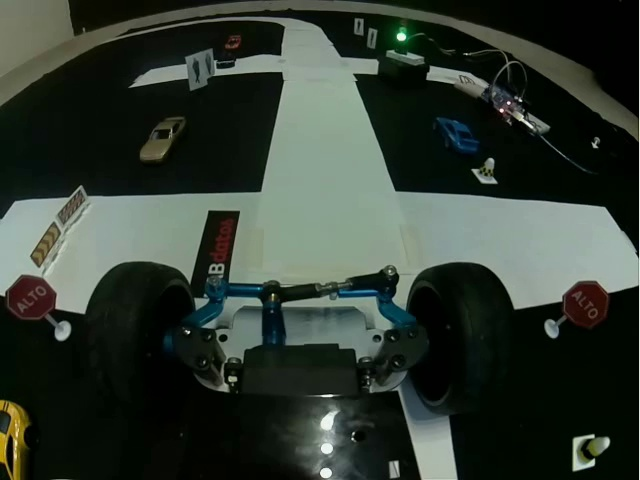
#> input picture all_frames/stop_test_frame106.jpg, 640 x 480 px, given in place of altos_semaforos.mp4, which was not available
$ jupyter execute --allow-errors SDC11_actividad3_Badillo_Casanova.ipynb   (text cells are left out)
#> lines starting #> are read from the running program, lines starting #| are printed output that depends on the picture; after the words box and inside, x2 and y2 are one past the last pixel; in counts of white or black regions, pixels touching at a corner belong together; pictures that were not available may be replaced by others from this repository, and a replacement may not be noted
[cell 1]
import matplotlib.pyplot as plt
import numpy as np
import cv2 as cv
import pandas as pd
import time

[cell 2]
file = 'videos/altos_semaforos.mp4'

[cell 3]
#cascades
stop_cascade = cv.CascadeClassifier('datos/Stopsign_HAAR_19Stages.xml')
trafficLight_cascade = cv.CascadeClassifier('datos/TrafficLight_HAAR_16Stages.xml')

[cell 4]
def hsv_convert(image):
    return cv.cvtColor(image, cv.COLOR_BGR2HSV)

[cell 5]
#definimos una función que retorne la mascara para el color verde
def green_finder(image):

    lower_green = np.array([34, 50, 232]) # 39, 50, 83
    upper_green = np.array([82, 255, 255])#91, 255, 255

    img_hsv = hsv_convert(image)
    mask_green = cv.inRange(img_hsv, lower_green, upper_green)

    return mask_green

[cell 6]
#definimos una función que retorne la mascara para el color amarillo
def yellow_finder(image):

    lower_green = np.array([12, 43, 232])
    upper_green = np.array([53, 255, 255])

    img_hsv = hsv_convert(image)
    mask = cv.inRange(img_hsv, lower_green, upper_green)
    mask_green = mask

    return mask_green

[cell 7]
#definimos una función que retorne la mascara para el color rojo
def red_finder(image):#
    lower_red1 = np.array([0,9,237])#0,65,100 older 0, 100, 100
    upper_red1 = np.array([5,255,255]) #5,255,255
    lower_red2 = np.array([170,9,237]) #170,100,100
    upper_red2 = np.array([180,255,255]) #180,255,255

    img_hsv = hsv_convert(image)#

    mask1 = cv.inRange(img_hsv, lower_red1, upper_red1)
    mask2 = cv.inRange(img_hsv, lower_red2, upper_red2)

    mask_red = cv.add(mask1, mask2)

    return mask_red

[cell 8]
def detector_altos(image):

    #convertir a escala de grises la imagen
    img_grey = cv.cvtColor(image, cv.COLOR_BGR2GRAY)

    #encontrar altos en las imágenes
    alto = stop_cascade.detectMultiScale(img_grey,
                                         scaleFactor=1.18,
                                         minNeighbors=5,
                                         minSize=(30, 30),
                                         flags = cv.CASCADE_SCALE_IMAGE)

    return alto

[cell 9]
def altos_printer(image):
    label = 'alto'

    alto = detector_altos(image)

    for (x,y,w,h) in alto: #dibuja un rectangulo por cada alto que encuentre y pone etiqueta
        cv.rectangle(image, (x,y), (x+w,y+h), (255,0,0), 2)
        Y = y - 15 if y - 15 > 15 else y + 15
        cv.putText(image, label, (x, Y), cv.FONT_HERSHEY_SIMPLEX, 0.5, (0, 0, 255), 2, cv.LINE_AA)

#    return cv.cvtColor(image, cv.COLOR_BGR2RGB)    #regresa la imagen dibujada

[cell 10]
def altos_check(image):
    alto_find = False
    alto = detector_altos(image)
    for (x,y,w,h) in alto: #dibuja un rectangulo por cada alto que encuentre y pone etiqueta
        alto_find = True

    return alto_find

[cell 11]
def circle_finder(img):
    circles = cv.HoughCircles(img, cv.HOUGH_GRADIENT, 1, 30, param1 = 50, param2 = 5, minRadius = 0, maxRadius = 30)
    return circles

[cell 12]
def print_circle(image, color_mask, label, gamma):

    #Estética de escritura
    font = cv.FONT_HERSHEY_SIMPLEX
    region = 5

    #Circulos
    circles = circle_finder(color_mask)

    #Entra si existe un circulo
    if circles is not None:

        circles = np.uint16(np.around(circles))
        print('In print_circle() color', label)

        #Para cada circulo
        for i in circles[0, :]:
            pixel_value = 0.0
            n = 0.0
            check = False

            for j in range(-region, region):
                for k in range(-region, region):
                    #print('region:', region)
                    #print('pixel_value:', pixel_value)
                    try:
                        pixel_value += color_mask[i[1]+j, i[0]+k]

                    except:
                        print('In print_circle() data in bound')

                    n += 1

            if pixel_value/n > gamma:
                print('In print_circle() passed gamma at:', pixel_value/n )
                cv.circle(image, (i[0], i[1]), i[2]+10, (0,255,0), 2)
                cv.putText(image, label, (i[0]-i[2], i[1]-i[2]-10), font, 1, (0, 255, 0), 2, cv.LINE_AA)

    return cv.cvtColor(image, cv.COLOR_BGR2RGB)

[cell 13]
video = cv.VideoCapture(file)
count = 1
stopCheck = False

cv.startWindowThread()

# font
font = cv.FONT_HERSHEY_SIMPLEX
# org
org = (50, 50)
fontScale = 1
# azul
color = (255, 0, 0)
thickness = 2

while(video.isOpened()):

    ret, frame = video.read()
#> frame is the input picture: shape (480, 640, 3); mean B, G, R 50.5, 59.5, 49.9
    alto = frame.shape[0]
#> alto = 480
    ancho = frame.shape[1]
#> ancho = 640
    ratio = 0.8
    frame = cv.resize(frame, ( int(ancho*ratio) , int(alto*ratio) ), interpolation=cv.INTER_NEAREST )
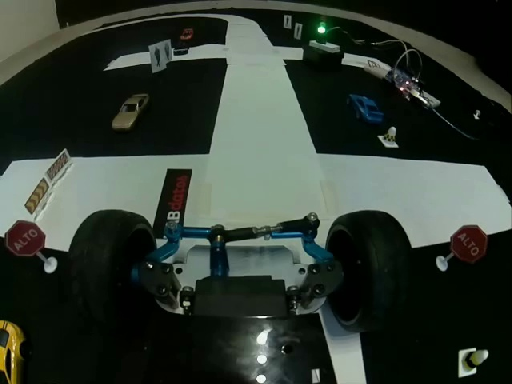
#> frame: shape (384, 512, 3); mean B, G, R 50.2, 59.2, 49.6

    if ret:
        #PRINT numero de frame
        print('In frame:', count)


        #deteccion de semadoro en VERDE
        green_mask = green_finder(frame)
#> in hsv_convert, `return cv.cvtColor(image, cv.COLOR_BGR2HSV)`: returned value: shape (384, 512, 3); mean H, S, V 59.7, 127.9, 60
#> in green_finder, `mask_green = cv.inRange(img_hsv, lower_green, upper_green)`:
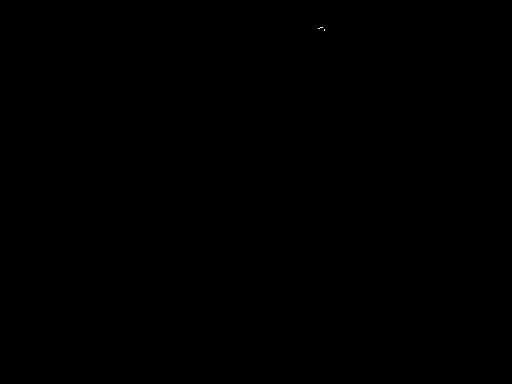
#> mask_green: shape (384, 512); 0% white in thin lines or dots, all inside (x1, y1, x2, y2) = (318, 27, 325, 31)
        semaforo_verde = print_circle(frame, green_mask, 'Verde', 20)
#> in circle_finder, `circles = cv.HoughCircles(img, cv.HOUGH_GRADIENT, 1, 30, param1 = 50, ..`: circles = None
        RGB_fix = cv.cvtColor(semaforo_verde, cv.COLOR_BGR2RGB)


        #deteccion de semadoro en ROJO
        red_mask = red_finder(frame)
#> in red_finder, `mask1 = cv.inRange(img_hsv, lower_red1, upper_red1)`: mask1: shape (384, 512); 0% white in thin lines or dots, all inside (x1, y1, x2, y2) = (400, 88, 403, 90)
#> in red_finder, `mask2 = cv.inRange(img_hsv, lower_red2, upper_red2)`: mask2: shape (384, 512); every value is 0
        semaforo_rojo = print_circle(frame, red_mask, 'Rojo', 29)
        RGB_fix = cv.cvtColor(semaforo_rojo, cv.COLOR_BGR2RGB)


        #deteccion de semadoro en AMARILLO
        yellow_mask = yellow_finder(frame)
#> in yellow_finder, `mask = cv.inRange(img_hsv, lower_green, upper_green)`: mask: shape (384, 512); 0.01% white in thin lines or dots, all inside (x1, y1, x2, y2) = (12, 346, 15, 367)
        semaforo_amarillo = print_circle(frame, yellow_mask, 'Amarillo', 20)
        RGB_fix = cv.cvtColor(semaforo_amarillo, cv.COLOR_BGR2RGB)


        #detección de altos con numero de frame en esquina
        #print('altos_check()', altos_check(frame))
        #Detiene 3 segundos el video si encuentra el alto
        if stopCheck == False:
            if altos_check(frame):
#> in detector_altos, `img_grey = cv.cvtColor(image, cv.COLOR_BGR2GRAY)`:
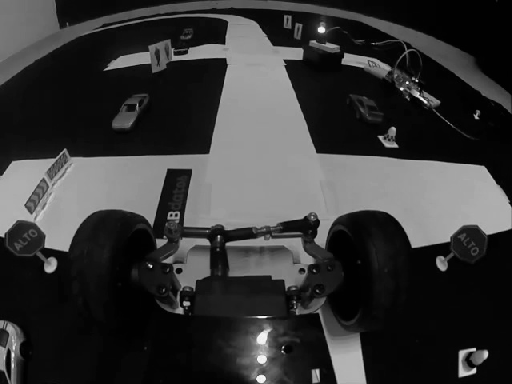
#> img_grey: shape (384, 512); min 0, max 251, mean 55.3
#> in detector_altos, `alto = stop_cascade.detectMultiScale(img_grey, scaleFactor=1.18, minNe..`: alto = ()
                time.sleep(3)
                stopCheck = True

        altos_printer(frame)
        frame = cv.putText(frame, str(count), org, font, fontScale, color, thickness, cv.LINE_AA)
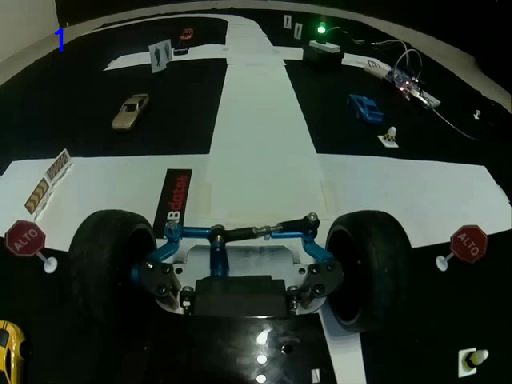
#> frame: shape (384, 512, 3); 0.07% of pixels changed, all inside (x1, y1, x2, y2) = (54, 28, 64, 53)
        count +=1
        cv.imshow("video con altos", frame)

        time.sleep(0.002)

        if cv.waitKey(1) & 0xFF == ord('q'):
#> (key q is pressed here)
            print('q')
            break

cv.waitKey(5000)

cv.waitKey(1)

cv.destroyAllWindows()

video.release()

cv.waitKey(1)
#> Out = 113

[cell 14]
img_file = 'all_frames/stop_test_frame180.jpg'

[cell 15]
img_stop_test = cv.imread(img_file, cv.COLOR_BGR2RGB)
#> (the rest of this cell did not finish here and is left out)

[cell 16]
img_stop_test = cv.imread(img_file, cv.COLOR_BGR2RGB)
#> (the rest of this cell did not finish here and is left out)

[cell 17]
#Captura todas las frames del video
vidcap = cv.VideoCapture(file)
success,image = vidcap.read()
count = 0
while success:
    cv.imwrite("all_frames/stop_test_frame%d.jpg" % count, image)     # save frame as JPEG file
    success,image = vidcap.read()
    print('Read a new frame: ', success)
#| Read a new frame:  True
    count +=1

$ run again, on all_frames/stop_test_frame11.jpg
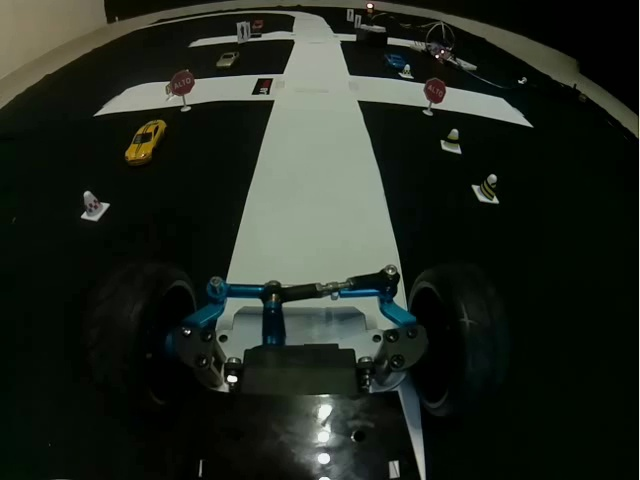
#> input picture all_frames/stop_test_frame11.jpg, 640 x 480 px, given in place of altos_semaforos.mp4, which was not available
#> frame is the input picture: shape (480, 640, 3); mean B, G, R 32.1, 40.5, 34.2
#> `frame = cv.resize(frame, ( int(ancho*ratio) , int(alto*ratio) ), inter..`:
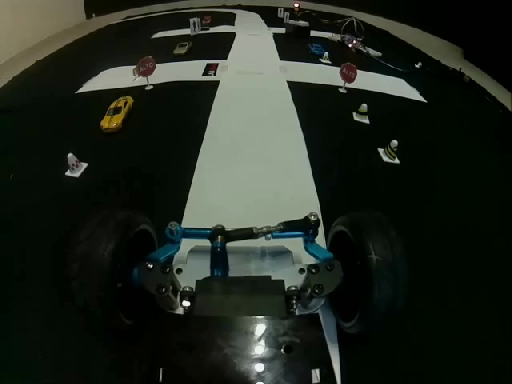
#> frame: shape (384, 512, 3); mean B, G, R 31.8, 40.2, 34
#> mask_green: shape (384, 512); every value is 0
#> circles = None
#> mask1: shape (384, 512); 0% white in thin lines or dots, all inside (x1, y1, x2, y2) = (349, 41, 355, 46)
#> in detector_altos, `img_grey = cv.cvtColor(image, cv.COLOR_BGR2GRAY)`:
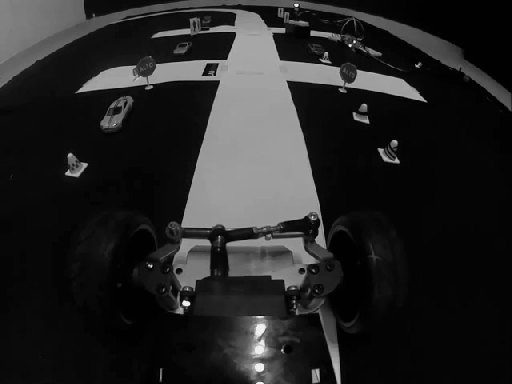
#> img_grey: shape (384, 512); min 0, max 247, mean 37.4
#> in detector_altos, `alto = stop_cascade.detectMultiScale(img_grey, scaleFactor=1.18, minNe..`: alto = ()
#> Out = 113
#| Read a new frame:  True

$ run again, on all_frames/stop_test_frame110.jpg
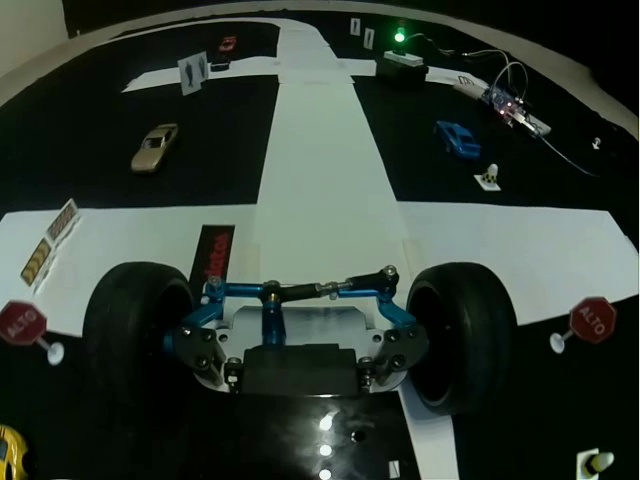
#> input picture all_frames/stop_test_frame110.jpg, 640 x 480 px, given in place of altos_semaforos.mp4, which was not available
#> frame is the input picture: shape (480, 640, 3); mean B, G, R 51, 59.6, 49.2
#> mask_green: shape (384, 512); 0% white in thin lines or dots, all inside (x1, y1, x2, y2) = (316, 28, 324, 32)
#> in circle_finder, `circles = cv.HoughCircles(img, cv.HOUGH_GRADIENT, 1, 30, param1 = 50, ..`: circles = None
#> mask1: shape (384, 512); 0% white in thin lines or dots, all inside (x1, y1, x2, y2) = (402, 91, 403, 92)
#> mask2: shape (384, 512); 0% white in thin lines or dots, all inside (x1, y1, x2, y2) = (401, 89, 404, 91)
#> mask_red: shape (384, 512); 0% white in thin lines or dots, all inside (x1, y1, x2, y2) = (401, 89, 404, 92)
#> mask: shape (384, 512); 0% white in thin lines or dots, all inside (x1, y1, x2, y2) = (10, 357, 13, 378)
#> in detector_altos, `alto = stop_cascade.detectMultiScale(img_grey, scaleFactor=1.18, minNe..`: alto = [[55, 78, 62, 62]]
#> the loop in altos_check, `for (x,y,w,h) in alto:` made 1 pass
#> the loop in altos_printer, `for (x,y,w,h) in alto:` made 1 pass
#> (x, y, w, h, Y) on pass 1: (55, 78, 62, 62, 63)
#> after the loop in altos_printer, `for (x,y,w,h) in alto:`:
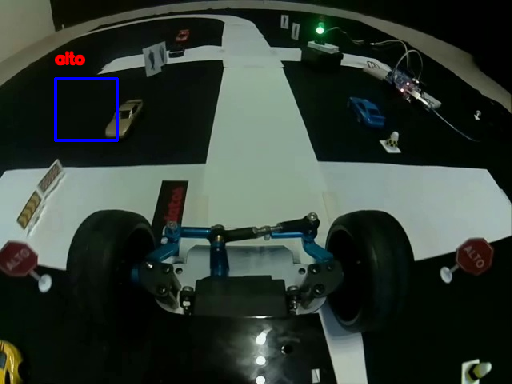
#> image: shape (384, 512, 3); mean B, G, R 51.6, 59.3, 49.2
#> `frame = cv.putText(frame, str(count), org, font, fontScale, color, thi..`:
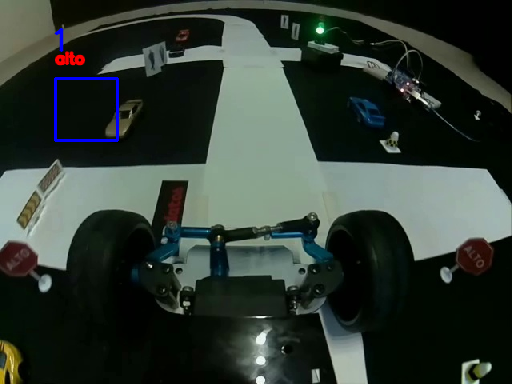
#> frame: shape (384, 512, 3); 0.07% of pixels changed, all inside (x1, y1, x2, y2) = (54, 28, 64, 53)
#> Out = 113
#| Read a new frame:  True
